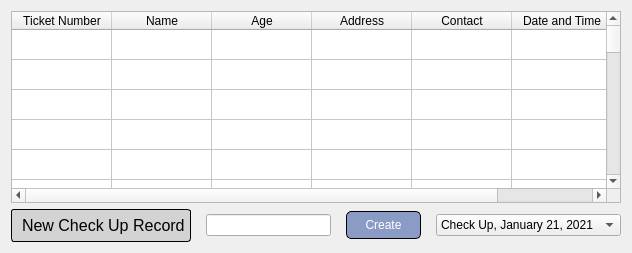
               <widget class="QWidget" name="checkUpTab">
                <property name="maximumSize">
                 <size>
                  <width>16777215</width>
                  <height>16777209</height>
                 </size>
                </property>
                <property name="styleSheet">
                 <string notr="true">background-color: none;
border-raidus: 5px;</string>
                </property>
                <attribute name="title">
                 <string>Check Up</string>
                </attribute>
                <layout class="QVBoxLayout" name="verticalLayout_3">
                 <item>
                  <widget class="QTableWidget" name="checkUpTable">
                   <property name="rowCount">
                    <number>150</number>
                   </property>
                   <attribute name="verticalHeaderVisible">
                    <bool>false</bool>
                   </attribute>
                   <row/>
                   <row/>
                   <row/>
                   <row/>
                   <row/>
                   <row/>
                   <row/>
                   <row/>
                   <row/>
                   <row/>
                   <row/>
                   <row/>
                   <row/>
                   <row/>
                   <row/>
                   <row/>
                   <row/>
                   <row/>
                   <row/>
                   <row/>
                   <row/>
                   <row/>
                   <row/>
                   <row/>
                   <row/>
                   <row/>
                   <row/>
                   <row/>
                   <row/>
                   <row/>
                   <row/>
                   <row/>
                   <row/>
                   <row/>
                   <row/>
                   <row/>
                   <row/>
                   <row/>
                   <row/>
                   <row/>
                   <row/>
                   <row/>
                   <row/>
                   <row/>
                   <row/>
                   <row/>
                   <row/>
                   <row/>
                   <row/>
                   <row/>
                   <row/>
                   <row/>
                   <row/>
                   <row/>
                   <row/>
                   <row/>
                   <row/>
                   <row/>
                   <row/>
                   <row/>
                   <row/>
                   <row/>
                   <row/>
                   <row/>
                   <row/>
                   <row/>
                   <row/>
                   <row/>
                   <row/>
                   <row/>
                   <row/>
                   <row/>
                   <row/>
                   <row/>
                   <row/>
                   <row/>
                   <row/>
                   <row/>
                   <row/>
                   <row/>
                   <row/>
                   <row/>
                   <row/>
                   <row/>
                   <row/>
                   <row/>
                   <row/>
                   <row/>
                   <row/>
                   <row/>
                   <row/>
                   <row/>
                   <row/>
                   <row/>
                   <row/>
                   <row/>
                   <row/>
                   <row/>
                   <row/>
                   <row/>
                   <row/>
                   <row/>
                   <row/>
                   <row/>
                   <row/>
                   <row/>
                   <row/>
                   <row/>
                   <row/>
                   <row/>
                   <row/>
                   <row/>
                   <row/>
                   <row/>
                   <row/>
                   <row/>
                   <row/>
                   <row/>
                   <row/>
                   <row/>
                   <row/>
                   <row/>
                   <row/>
                   <row/>
                   <row/>
                   <row/>
                   <row/>
                   <row/>
                   <row/>
                   <row/>
                   <row/>
                   <row/>
                   <row/>
                   <row/>
                   <row/>
                   <row/>
                   <row/>
                   <row/>
                   <row/>
                   <row/>
                   <row/>
                   <row/>
                   <row/>
                   <row/>
                   <row/>
                   <row/>
                   <row/>
                   <row/>
                   <row/>
                   <row/>
                   <column>
                    <property name="text">
                     <string>Ticket Number</string>
                    </property>
                   </column>
                   <column>
                    <property name="text">
                     <string>Name</string>
                    </property>
                   </column>
                   <column>
                    <property name="text">
                     <string>Age</string>
                    </property>
                   </column>
                   <column>
                    <property name="text">
                     <string>Address</string>
                    </property>
                   </column>
                   <column>
                    <property name="text">
                     <string>Contact</string>
                    </property>
                   </column>
                   <column>
                    <property name="text">
                     <string>Date and Time</string>
                    </property>
                   </column>
                  </widget>
                 </item>
                 <item>
                  <layout class="QHBoxLayout" name="horizontalLayout_2">
                   <property name="spacing">
                    <number>15</number>
                   </property>
                   <item>
                    <widget class="QLabel" name="cuLabel">
                     <property name="minimumSize">
                      <size>
                       <width>180</width>
                       <height>0</height>
                      </size>
                     </property>
                     <property name="maximumSize">
                      <size>
                       <width>180</width>
                       <height>16777215</height>
                      </size>
                     </property>
                     <property name="font">
                      <font>
                       <pointsize>12</pointsize>
                      </font>
                     </property>
                     <property name="styleSheet">
                      <string notr="true">QLabel{
	
	background-color: rgb(211, 211, 211);
	border-style: outset;
	border-width:1px;
	border-radius: 3px;
	border-color: black;
	padding: 6px;
	mid-width: 10px;
}
</string>
                     </property>
                     <property name="text">
                      <string>New Check Up Record</string>
                     </property>
                    </widget>
                   </item>
                   <item>
                    <widget class="QLineEdit" name="cuNewEdit">
                     <property name="minimumSize">
                      <size>
                       <width>125</width>
                       <height>0</height>
                      </size>
                     </property>
                     <property name="maximumSize">
                      <size>
                       <width>125</width>
                       <height>16777215</height>
                      </size>
                     </property>
                    </widget>
                   </item>
                   <item>
                    <widget class="QPushButton" name="cuCreateBtn">
                     <property name="minimumSize">
                      <size>
                       <width>75</width>
                       <height>0</height>
                      </size>
                     </property>
                     <property name="maximumSize">
                      <size>
                       <width>75</width>
                       <height>16777215</height>
                      </size>
                     </property>
                     <property name="styleSheet">
                      <string notr="true">QPushButton{
	background-color: rgb(138, 155, 197);
	color: white;
	border-style: outset;
	border-width:1px;
	border-radius: 5px;
	border-color: black;
	padding: 6px;
	mid-width: 10px;
}
QPushButton:hover{
	background-color: rgb(186, 172, 255);
}</string>
                     </property>
                     <property name="text">
                      <string>Create</string>
                     </property>
                    </widget>
                   </item>
                   <item>
                    <widget class="QComboBox" name="cuRecord">
                     <item>
                      <property name="text">
                       <string>Check Up, January 21, 2021</string>
                      </property>
                     </item>
                    </widget>
                   </item>
                  </layout>
                 </item>
                </layout>
               </widget>
